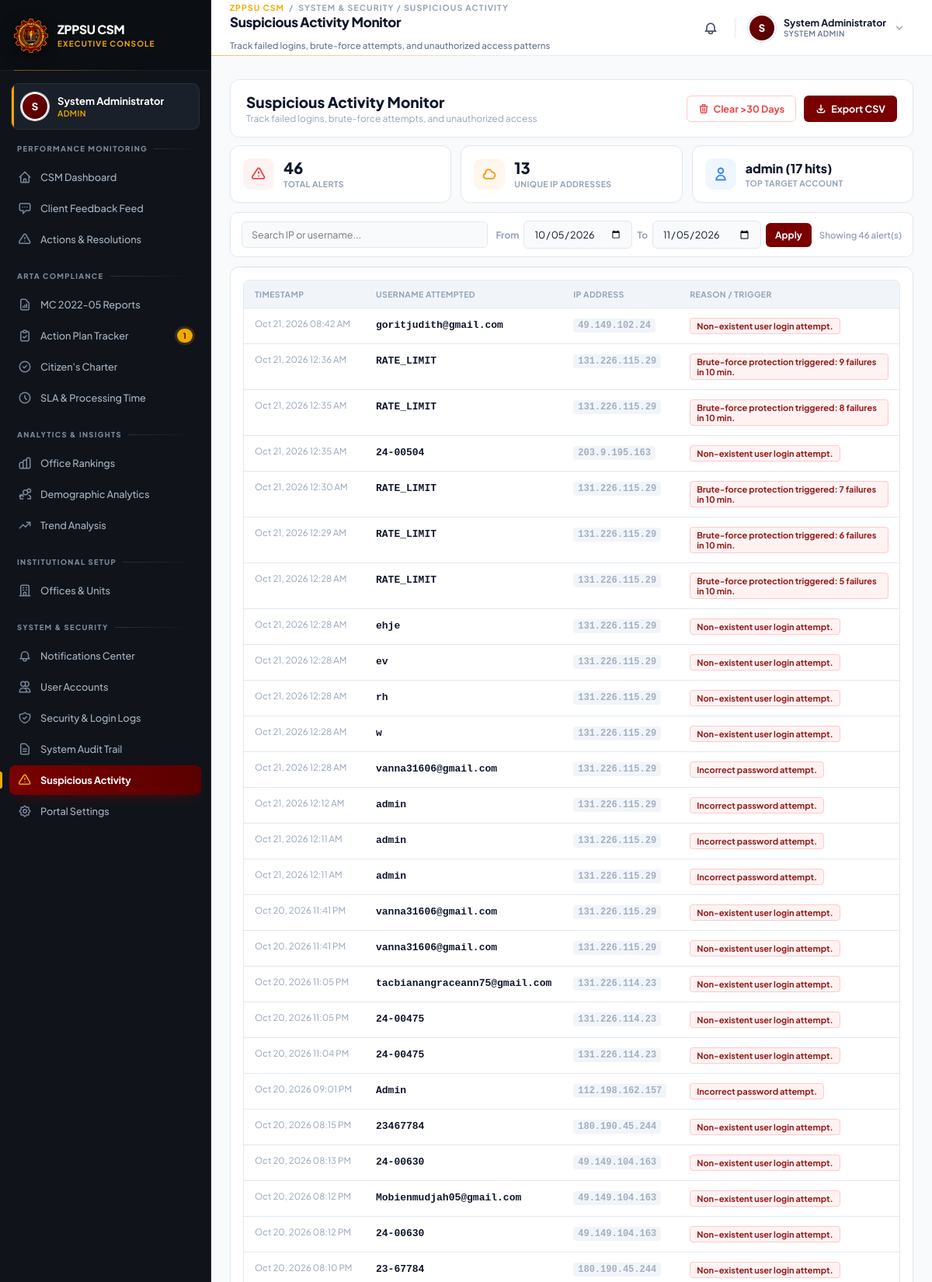
/admin_suspicious.php (signed in, upper part), run on the app's committed database.
### tables this page shows
CREATE TABLE `suspicious_activity` (
  `id` int(11) NOT NULL,
  `username` varchar(255) NOT NULL,
  `ip_address` varchar(45) NOT NULL,
  `reason` text NOT NULL,
  `created_at` timestamp NOT NULL DEFAULT current_timestamp()
);

### admin_suspicious.php (the view, shortened to what this page needs)
<?php
require_once 'db_connection.php';
try {
    $conn->query("
        CREATE TABLE IF NOT EXISTS suspicious_activity (
            id INT AUTO_INCREMENT PRIMARY KEY,
            username VARCHAR(255) NOT NULL,
            ip_address VARCHAR(45) NOT NULL,
            reason TEXT NOT NULL,
            created_at TIMESTAMP DEFAULT CURRENT_TIMESTAMP,
            KEY idx_ip (ip_address),
            KEY idx_user (username),
            KEY idx_created (created_at)
        ) ENGINE=InnoDB
    ");
} catch (Throwable $e) {
    die("<div style='padding:20px; background:#fee2e2; color:#991b1b; font-family:sans-serif;'><strong>Database Setup Error:</strong> " . $e->getMessage() . "</div>");
}
$default_from = date('Y-m-d', strtotime('-1 month'));
$default_to   = date('Y-m-d');
$from_date = $_GET['from_date'] ?? $default_from;
$to_date   = $_GET['to_date'] ?? $default_to;
$date_where = " AND created_at >= '{$from_date} 00:00:00' AND created_at <= '{$to_date} 23:59:59' ";
$logs = [];
$kpi_total = 0;
$kpi_unique_ips = 0;
$kpi_top_target = 'N/A';
try {
    $logs_res = $conn->query("SELECT * FROM suspicious_activity WHERE 1=1 $date_where ORDER BY created_at DESC LIMIT 1000");
    if ($logs_res instanceof mysqli_result) {
        while ($r = $logs_res->fetch_assoc()) $logs[] = $r;
    }
    $kpi_total = count($logs);
    $ip_res = $conn->query("SELECT COUNT(DISTINCT ip_address) AS c FROM suspicious_activity WHERE 1=1 $date_where");
    if ($ip_res) $kpi_unique_ips = (int)$ip_res->fetch_assoc()['c'];
    $target_res = $conn->query("
        SELECT username, COUNT(*) AS c
        FROM suspicious_activity
        WHERE 1=1 $date_where
        GROUP BY username
        ORDER BY c DESC LIMIT 1
    ");
    if ($target_res && $tr = $target_res->fetch_assoc()) {
        $kpi_top_target = $tr['username'] . " (" . $tr['c'] . " hits)";
    }
} catch (Throwable $e) {
    die("<div style='padding:20px; background:#fee2e2; color:#991b1b; font-family:sans-serif;'><strong>Data Fetch Error:</strong> " . $e->getMessage() . "</div>");
}
?>
<!DOCTYPE html>
<html lang="en">
<head>
</head>
<body>
    <?php
    $sidebar_path = __DIR__ . '/admin_sidebar.php';
    if (file_exists($sidebar_path)) require_once $sidebar_path;
    $header_path = __DIR__ . '/admin_header.php';
    if (file_exists($header_path)) require_once $header_path;
    ?>
    <div class="admin-main-wrap">
        <main class="admin-container">
            <div class="fixed-header-deck">
                <section class="toolbar">
                    <div class="toolbar-title">
                        <h2>Suspicious Activity Monitor</h2>
                        <p>Track failed logins, brute-force attempts, and unauthorized access</p>
                    </div>
                    <div class="toolbar-actions">
                        <form method="POST" action="admin_suspicious.php" style="margin:0;" onsubmit="return confirm('Clear alerts older than 30 days? This cannot be undone.');">
                            <button type="submit" class="btn-danger-outline">
                                <svg width="14" height="14" fill="none" stroke="currentColor" stroke-width="2.5" viewBox="0 0 24 24"><path stroke-linecap="round" stroke-linejoin="round" d="M19 7l-.867 12.142A2 2 0 0116.138 21H7.862a2 2 0 01-1.995-1.858L5 7m5 4v6m4-6v6m1-10V4a1 1 0 00-1-1h-4a1 1 0 00-1 1v3M4 7h16"/></svg>
                                Clear >30 Days
                            </button>
                        </form>
                        <a href="?export=csv&from_date=<?php echo urlencode($from_date); ?>&to_date=<?php echo urlencode($to_date); ?>" class="btn-primary">
                            <svg width="14" height="14" fill="none" stroke="currentColor" stroke-width="2.5" viewBox="0 0 24 24"><path stroke-linecap="round" stroke-linejoin="round" d="M4 16v1a3 3 0 003 3h10a3 3 0 003-3v-1m-4-4l-4 4m0 0l-4-4m4 4V4"/></svg>
                            Export CSV
                        </a>
                    </div>
                </section>
                <section class="kpi-grid">
                    <div class="kpi-card">
                        <div class="kpi-icon red">
                            <svg width="20" height="20" fill="none" stroke="currentColor" stroke-width="2.2" viewBox="0 0 24 24"><path stroke-linecap="round" stroke-linejoin="round" d="M12 9v2m0 4h.01M5.07 19h13.86a2 2 0 001.74-3l-6.93-12a2 2 0 00-3.48 0L2.33 16a2 2 0 001.74 3z"/></svg>
                        </div>
                        <div>
                            <div class="kpi-value"><?php echo number_format($kpi_total); ?></div>
                            <div class="kpi-label">Total Alerts</div>
                        </div>
                    </div>
                    <div class="kpi-card">
                        <div class="kpi-icon orange">
                            <svg width="20" height="20" fill="none" stroke="currentColor" stroke-width="2.2" viewBox="0 0 24 24"><path stroke-linecap="round" stroke-linejoin="round" d="M3 15a4 4 0 004 4h9a5 5 0 10-.1-9.999 5.002 5.002 0 10-9.78 2.096A4.001 4.001 0 003 15z"/></svg>
                        </div>
                        <div>
                            <div class="kpi-value"><?php echo number_format($kpi_unique_ips); ?></div>
                            <div class="kpi-label">Unique IP Addresses</div>
                        </div>
                    </div>
                    <div class="kpi-card">
                        <div class="kpi-icon blue">
                            <svg width="20" height="20" fill="none" stroke="currentColor" stroke-width="2.2" viewBox="0 0 24 24"><path stroke-linecap="round" stroke-linejoin="round" d="M16 7a4 4 0 11-8 0 4 4 0 018 0zM12 14a7 7 0 00-7 7h14a7 7 0 00-7-7z"/></svg>
                        </div>
                        <div>
                            <div class="kpi-value" style="font-size: 16px; margin-top: 2px;"><?php echo htmlspecialchars($kpi_top_target); ?></div>
                            <div class="kpi-label">Top Target Account</div>
                        </div>
                    </div>
                </section>
                <section class="filter-panel">
                    <form method="GET" action="admin_suspicious.php" class="filter-controls" id="filterForm">
                        <input type="text" id="liveSearchInput" class="input-live-search" placeholder="Search IP or username..." autocomplete="off">
                        <div class="date-group">
                            <span>From</span>
                            <input type="date" name="from_date" class="date-input" value="<?php echo htmlspecialchars($from_date); ?>" max="<?php echo $default_to; ?>">
                            <span>To</span>
                            <input type="date" name="to_date" class="date-input" value="<?php echo htmlspecialchars($to_date); ?>" max="<?php echo $default_to; ?>">
                            <button type="submit" class="btn-primary" style="padding: 8px 12px; font-size: 12px;">Apply</button>
                        </div>
                    </form>
                    <div style="font-size: 11.5px; color: var(--text-muted); font-weight: 600;" id="searchCountBadge">
                        Showing <?php echo count($logs); ?> alert(s)
                    </div>
                </section>
            </div>
            <section class="panel-card">
                <div class="table-scroll-wrap">
                    <table>
                        <thead>
                            <tr>
                                <th style="width: 150px;">Timestamp</th>
                                <th style="width: 200px;">Username Attempted</th>
                                <th style="width: 150px;">IP Address</th>
                                <th>Reason / Trigger</th>
                            </tr>
                        </thead>
                        <tbody id="logsTableBody">
                            <?php if (!empty($logs)): ?>
                                <?php foreach ($logs as $log): ?>
                                    <tr class="log-row"
                                        data-search="<?php echo strtolower(htmlspecialchars($log['username'] . ' ' . $log['ip_address'])); ?>">
                                        <td style="font-size: 11.5px; color: var(--text-muted); white-space: nowrap;">
                                            <?php echo date('M d, Y h:i A', strtotime($log['created_at'])); ?>
                                        </td>
                                        <td>
                                            <strong style="color: var(--text-heading); font-family: monospace; font-size: 13px;">
                                                <?php echo htmlspecialchars($log['username']); ?>
                                            </strong>
                                        </td>
                                        <td>
                                            <span style="font-family: monospace; font-size: 12px; font-weight: 600; background:#F1F5F9; padding:2px 6px; border-radius:4px;">
                                                <?php echo htmlspecialchars($log['ip_address']); ?>
                                            </span>
                                        </td>
                                        <td>
                                            <span class="reason-badge">
                                                <?php echo htmlspecialchars($log['reason']); ?>
                                            </span>
                                        </td>
                                    </tr>
                                <?php endforeach; ?>
                            <?php else: ?>
                                <tr id="noDataRow"><td colspan="4" style="text-align: center; color: var(--text-muted); padding: 30px;">No suspicious activity detected in this date range.</td></tr>
                            <?php endif; ?>
                        </tbody>
                    </table>
                </div>
            </section>
        </main>
    </div>
</body>
</html>

### admin_sidebar.php (style rules this page uses)
:root { --sidebar-width: 272px; --maroon: #7A0000; --maroon-hover: #941B1B; --gold: #F2A900; --gold-soft: rgba(242, 169, 0, 0.14); --bg-base: #10141A; --bg-header: #0B0E12; --bg-elevated: #1A2029; --bg-hover: rgba(255, 255, 255, 0.05); --bg-active: linear-gradient(90deg, #7A0000 0%, #5A0000 100%); --text-dim: #7B879B; --text-body: #A4B0C0; --text-bright: #E6EAF0; --text-white: #FFFFFF; --line: rgba(255, 255, 255, 0.07); --line-strong: rgba(255, 255, 255, 0.12); --r-sm: 8px; --r-md: 10px; --r-lg: 14px; --ease: cubic-bezier(0.4, 0, 0.2, 1); }

### admin_header.php (style rules this page uses)
:root { --header-height: 72px; --sidebar-width: 272px; }
button, a, input, select, textarea, .icon-btn, .header-toggle { touch-action: manipulation; }

### data on the page
suspicious_activity: created_at "Oct 21, 2026 08:42 AM", username "goritjudith@gmail.com", ip_address "49.149.102.24", reason "Non-existent user login attempt."
suspicious_activity: created_at "Oct 21, 2026 12:36 AM", username "RATE_LIMIT", ip_address "131.226.115.29", reason "Brute-force protection triggered: 9 failures in 10 min."
suspicious_activity: created_at "Oct 21, 2026 12:35 AM", username "RATE_LIMIT", ip_address "131.226.115.29", reason "Brute-force protection triggered: 8 failures in 10 min."
suspicious_activity: created_at "Oct 21, 2026 12:35 AM", username "24-00504", ip_address "203.9.195.163", reason "Non-existent user login attempt."
suspicious_activity: created_at "Oct 21, 2026 12:30 AM", username "RATE_LIMIT", ip_address "131.226.115.29", reason "Brute-force protection triggered: 7 failures in 10 min."
suspicious_activity: created_at "Oct 21, 2026 12:29 AM", username "RATE_LIMIT", ip_address "131.226.115.29", reason "Brute-force protection triggered: 6 failures in 10 min."
suspicious_activity: created_at "Oct 21, 2026 12:28 AM", username "RATE_LIMIT", ip_address "131.226.115.29", reason "Brute-force protection triggered: 5 failures in 10 min."
suspicious_activity: created_at "Oct 21, 2026 12:28 AM", username "ehje", ip_address "131.226.115.29", reason "Non-existent user login attempt."
suspicious_activity: created_at "Oct 21, 2026 12:28 AM", username "ev", ip_address "131.226.115.29", reason "Non-existent user login attempt."
suspicious_activity: created_at "Oct 21, 2026 12:28 AM", username "rh", ip_address "131.226.115.29", reason "Non-existent user login attempt."
suspicious_activity: created_at "Oct 21, 2026 12:28 AM", username "w", ip_address "131.226.115.29", reason "Non-existent user login attempt."
suspicious_activity: created_at "Oct 21, 2026 12:28 AM", username "vanna31606@gmail.com", ip_address "131.226.115.29", reason "Incorrect password attempt."
suspicious_activity: created_at "Oct 21, 2026 12:12 AM", username "admin", ip_address "131.226.115.29", reason "Incorrect password attempt."
suspicious_activity: created_at "Oct 21, 2026 12:11 AM", username "admin", ip_address "131.226.115.29", reason "Incorrect password attempt."
suspicious_activity: created_at "Oct 21, 2026 12:11 AM", username "admin", ip_address "131.226.115.29", reason "Incorrect password attempt."
suspicious_activity: created_at "Oct 20, 2026 11:41 PM", username "vanna31606@gmail.com", ip_address "131.226.115.29", reason "Non-existent user login attempt."
suspicious_activity: created_at "Oct 20, 2026 11:41 PM", username "vanna31606@gmail.com", ip_address "131.226.115.29", reason "Non-existent user login attempt."
suspicious_activity: created_at "Oct 20, 2026 11:05 PM", username "tacbianangraceann75@gmail.com", ip_address "131.226.114.23", reason "Non-existent user login attempt."
suspicious_activity: created_at "Oct 20, 2026 11:05 PM", username "24-00475", ip_address "131.226.114.23", reason "Non-existent user login attempt."
suspicious_activity: created_at "Oct 20, 2026 11:04 PM", username "24-00475", ip_address "131.226.114.23", reason "Non-existent user login attempt."
suspicious_activity: created_at "Oct 20, 2026 09:01 PM", username "Admin", ip_address "112.198.162.157", reason "Incorrect password attempt."
suspicious_activity: created_at "Oct 20, 2026 08:15 PM", username "23467784", ip_address "180.190.45.244", reason "Non-existent user login attempt."
suspicious_activity: created_at "Oct 20, 2026 08:13 PM", username "24-00630", ip_address "49.149.104.163", reason "Non-existent user login attempt."
suspicious_activity: created_at "Oct 20, 2026 08:12 PM", username "Mobienmudjah05@gmail.com", ip_address "49.149.104.163", reason "Non-existent user login attempt."
suspicious_activity: created_at "Oct 20, 2026 08:12 PM", username "24-00630", ip_address "49.149.104.163", reason "Non-existent user login attempt."
suspicious_activity: created_at "Oct 20, 2026 08:10 PM", username "23-67784", ip_address "180.190.45.244", reason "Non-existent user login attempt."

### other printed values
$admin_initial "S"
$admin_display_name "System Administrator"
$admin_role "ADMIN"
$pending_action_plans "1"
$page_crumb "SYSTEM & SECURITY / SUSPICIOUS ACTIVITY"
$page_title "Suspicious Activity Monitor"
$page_subtitle "Track failed logins, brute-force attempts, and unauthorized access patterns"
$admin_role "SYSTEM ADMIN"
$kpi_total "46"
$kpi_unique_ips "13"
$kpi_top_target "admin (17 hits)"
count($logs) "46"
